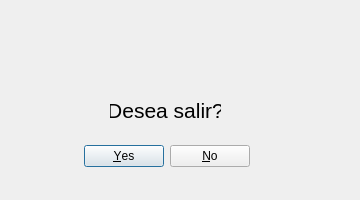
<?xml version="1.0" encoding="UTF-8"?>
<ui version="4.0">
 <class>windowaviso</class>
 <widget class="QDialog" name="windowaviso">
  <property name="geometry">
   <rect>
    <x>0</x>
    <y>0</y>
    <width>360</width>
    <height>200</height>
   </rect>
  </property>
  <property name="windowTitle">
   <string>Dialog</string>
  </property>
  <property name="modal">
   <bool>true</bool>
  </property>
  <widget class="QDialogButtonBox" name="btnBoxAviso">
   <property name="geometry">
    <rect>
     <x>-110</x>
     <y>140</y>
     <width>360</width>
     <height>32</height>
    </rect>
   </property>
   <property name="orientation">
    <enum>Qt::Horizontal</enum>
   </property>
   <property name="standardButtons">
    <set>QDialogButtonBox::No|QDialogButtonBox::Yes</set>
   </property>
   <property name="centerButtons">
    <bool>false</bool>
   </property>
  </widget>
  <widget class="QLabel" name="lblAviso">
   <property name="geometry">
    <rect>
     <x>110</x>
     <y>90</y>
     <width>111</width>
     <height>40</height>
    </rect>
   </property>
   <property name="font">
    <font>
     <pointsize>16</pointsize>
     <weight>50</weight>
     <bold>false</bold>
    </font>
   </property>
   <property name="text">
    <string>Desea salir?</string>
   </property>
   <property name="alignment">
    <set>Qt::AlignCenter</set>
   </property>
  </widget>
  <widget class="QLabel" name="lblmageAviso">
   <property name="geometry">
    <rect>
     <x>120</x>
     <y>20</y>
     <width>91</width>
     <height>71</height>
    </rect>
   </property>
   <property name="text">
    <string/>
   </property>
   <property name="textFormat">
    <enum>Qt::PlainText</enum>
   </property>
   <property name="pixmap">
    <pixmap>img/warning.png</pixmap>
   </property>
   <property name="scaledContents">
    <bool>true</bool>
   </property>
   <property name="alignment">
    <set>Qt::AlignCenter</set>
   </property>
   <property name="textInteractionFlags">
    <set>Qt::LinksAccessibleByMouse</set>
   </property>
  </widget>
 </widget>
 <resources/>
 <connections>
  <connection>
   <sender>btnBoxAviso</sender>
   <signal>accepted()</signal>
   <receiver>windowaviso</receiver>
   <slot>accept()</slot>
   <hints>
    <hint type="sourcelabel">
     <x>248</x>
     <y>254</y>
    </hint>
    <hint type="destinationlabel">
     <x>157</x>
     <y>274</y>
    </hint>
   </hints>
  </connection>
  <connection>
   <sender>btnBoxAviso</sender>
   <signal>rejected()</signal>
   <receiver>windowaviso</receiver>
   <slot>reject()</slot>
   <hints>
    <hint type="sourcelabel">
     <x>316</x>
     <y>260</y>
    </hint>
    <hint type="destinationlabel">
     <x>286</x>
     <y>274</y>
    </hint>
   </hints>
  </connection>
 </connections>
</ui>
